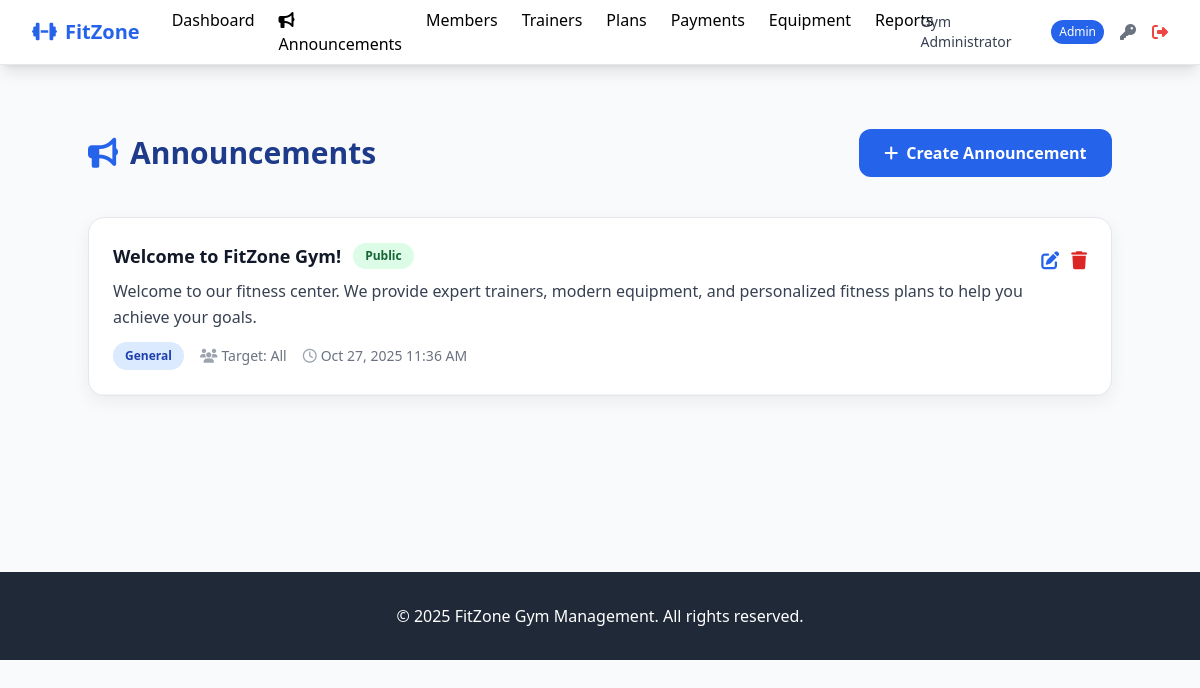
The page /admin/announcements (signed in) on the database as committed earlier.
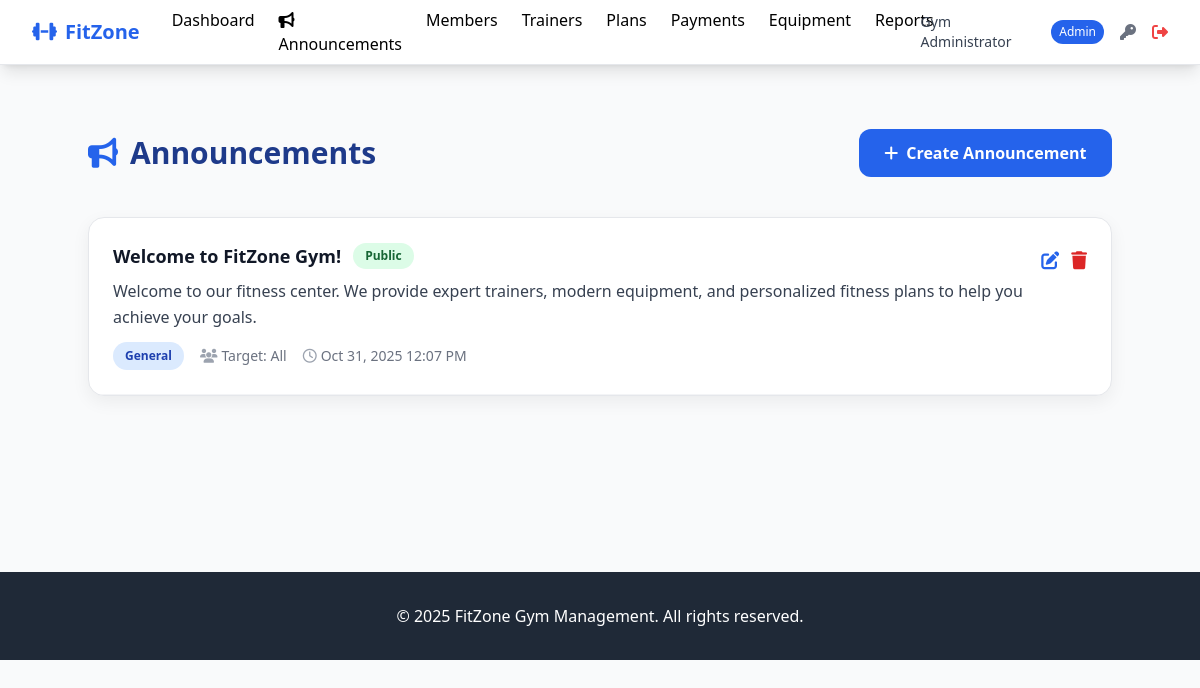
The same page on the database as committed later.
### tables this page shows
CREATE TABLE announcements (
            id INTEGER PRIMARY KEY AUTOINCREMENT,
            title TEXT NOT NULL,
            content TEXT NOT NULL,
            announcement_type TEXT CHECK (announcement_type IN ('general', 'maintenance', 'event', 'offer')),
            target_audience TEXT CHECK (target_audience IN ('all', 'members', 'trainers')),
            is_public BOOLEAN DEFAULT 0,
            is_active BOOLEAN DEFAULT 1,
            start_date DATE,
            end_date DATE,
            created_by INTEGER, -- admin user_id
            created_at TIMESTAMP DEFAULT CURRENT_TIMESTAMP,
            FOREIGN KEY (created_by) REFERENCES users (id)
        );

### app/routes/admin.py (the view)
@admin_bp.route('/announcements')
@admin_required
def announcements():
    announcements = Announcement.get_all()
    return render_template('admin/announcements.html', announcements=announcements)

### app/models/announcement.py (called while the page is built)
    @classmethod
    def get_all(cls):
        db_path = current_app.config.get('DATABASE_PATH', 'gym_management.db')
        query = '''SELECT * FROM announcements ORDER BY id DESC'''
        results = execute_query(query, fetch=True)
        announcements = []
        for row in results:
            announcements.append(cls(
                id=row[0], title=row[1], content=row[2], announcement_type=row[3],
                target_audience=row[4], is_public=bool(row[5]), is_active=bool(row[6]),
                start_date=row[7], end_date=row[8], created_by=row[9], created_at=row[10]
            ))
        return announcements

### app/models/database.py (called while the page is built)
def get_db_connection(db_path='gym_management.db'):
    conn = sqlite3.connect(db_path)
    conn.row_factory = sqlite3.Row
    conn.execute("PRAGMA foreign_keys = ON")
    return conn

### app/templates/admin/announcements.html (shortened to what this page needs)
{% extends "base.html" %}
{% block content %}
<div class="max-w-5xl mx-auto page-container">
    <div class="flex justify-between items-center mb-10">
        <h1 class="text-3xl font-bold flex items-center">
            <i class="fas fa-bullhorn mr-3"></i>Announcements
        </h1>
        <a href="{{ url_for('admin.add_announcement') }}" class="btn btn-primary">
            <i class="fas fa-plus"></i>Create Announcement
        </a>
    </div>
    <div class="card">
        <div class="card-body p-0">
            {% if announcements %}
            <div class="divide-y divide-gray-200">
                {% for announcement in announcements %}
                <div class="p-6 announcement-item">
                    <div class="flex justify-between items-start">
                        <div class="flex-1 pr-4">
                            <div class="flex items-center mb-2">
                                <h3 class="text-lg font-semibold text-gray-900 mr-3">
                                    {{ announcement.title }}
                                </h3>
                                <span class="badge {{ 'badge-success' if announcement.is_public else 'badge-info' }}">
                                    {{ 'Public' if announcement.is_public else 'Private' }}
                                </span>
                            </div>
                            <p class="text-gray-700 mb-3 leading-relaxed">
                                {{ announcement.content }}
                            </p>
                            <div class="flex flex-wrap items-center gap-4 text-sm text-gray-500">
                                <span class="badge badge-info">
                                    {{ announcement.announcement_type|title }}
                                </span>
                                <span><i class="fas fa-users mr-1 text-gray-400"></i>Target: {{ announcement.target_audience|title }}</span>
                                <span><i class="far fa-clock mr-1 text-gray-400"></i>{{ announcement.created_at|datetimeformat }}</span>
                            </div>
                        </div>
                        <div class="flex space-x-3 mt-1 action-icons">
                            <a href="{{ url_for('admin.edit_announcement', announcement_id=announcement.id) }}"
                               class="text-blue-600 hover:text-blue-800" title="Edit">
                                <i class="fas fa-edit text-lg"></i>
                            </a>
                            <form method="POST" action="{{ url_for('admin.delete_announcement', announcement_id=announcement.id) }}"
                                  onsubmit="return confirm('Are you sure you want to delete this announcement?');">
                                <button type="submit" class="text-red-600 hover:text-red-800" title="Delete">
                                    <i class="fas fa-trash text-lg"></i>
                                </button>
                            </form>
                        </div>
                    </div>
                </div>
                {% endfor %}
            </div>
            {% endif %}
        </div>
    </div>
</div>
{% endblock %}

Rows that differ between the two databases and show on the page:
changed announcements "Welcome to FitZone Gym!": created_at "Oct 27, 2025 11:36 AM" → "Oct 31, 2025 12:07 PM"
